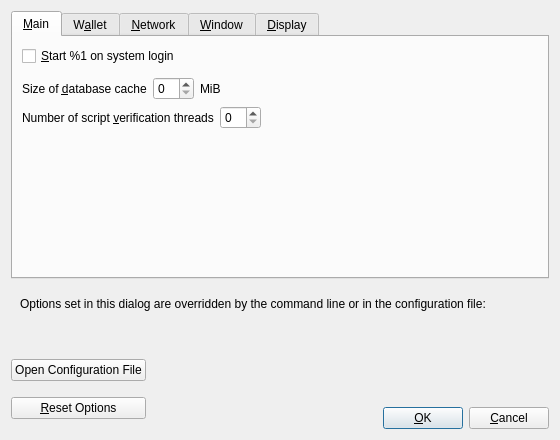
<?xml version="1.0" encoding="UTF-8"?>
<ui version="4.0">
 <class>OptionsDialog</class>
 <widget class="QDialog" name="OptionsDialog">
  <property name="geometry">
   <rect>
    <x>0</x>
    <y>0</y>
    <width>560</width>
    <height>440</height>
   </rect>
  </property>
  <property name="windowTitle">
   <string>Options</string>
  </property>
  <property name="modal">
   <bool>true</bool>
  </property>
  <layout class="QVBoxLayout" name="verticalLayout">
   <item>
    <widget class="QTabWidget" name="tabWidget">
     <property name="currentIndex">
      <number>0</number>
     </property>
     <widget class="QWidget" name="tabMain">
      <attribute name="title">
       <string>&amp;Main</string>
      </attribute>
      <layout class="QVBoxLayout" name="verticalLayout_Main">
       <item>
        <widget class="QCheckBox" name="bitcoinAtStartup">
         <property name="toolTip">
          <string>Automatically start %1 after logging in to the system.</string>
         </property>
         <property name="text">
          <string>&amp;Start %1 on system login</string>
         </property>
        </widget>
       </item>
       <item>
        <spacer name="horizontalSpacer_0_Main">
         <property name="orientation">
          <enum>Qt::Horizontal</enum>
         </property>
         <property name="sizeHint" stdset="0">
          <size>
           <width>40</width>
           <height>5</height>
          </size>
         </property>
        </spacer>
       </item>
       <item>
        <layout class="QHBoxLayout" name="horizontalLayout_2_Main">
         <item>
          <widget class="QLabel" name="databaseCacheLabel">
           <property name="text">
            <string>Size of &amp;database cache</string>
           </property>
           <property name="textFormat">
            <enum>Qt::PlainText</enum>
           </property>
           <property name="buddy">
            <cstring>databaseCache</cstring>
           </property>
          </widget>
         </item>
         <item>
          <widget class="QSpinBox" name="databaseCache"/>
         </item>
         <item>
          <widget class="QLabel" name="databaseCacheUnitLabel">
           <property name="text">
            <string>MiB</string>
           </property>
           <property name="textFormat">
            <enum>Qt::PlainText</enum>
           </property>
          </widget>
         </item>
         <item>
          <spacer name="horizontalSpacer_2_Main">
           <property name="orientation">
            <enum>Qt::Horizontal</enum>
           </property>
           <property name="sizeHint" stdset="0">
            <size>
             <width>40</width>
             <height>20</height>
            </size>
           </property>
          </spacer>
         </item>
        </layout>
       </item>
       <item>
        <layout class="QHBoxLayout" name="horizontalLayout_Main_VerifyLabel">
         <item>
          <widget class="QLabel" name="threadsScriptVerifLabel">
           <property name="text">
            <string>Number of script &amp;verification threads</string>
           </property>
           <property name="textFormat">
            <enum>Qt::PlainText</enum>
           </property>
           <property name="buddy">
            <cstring>threadsScriptVerif</cstring>
           </property>
          </widget>
         </item>
         <item>
          <widget class="QSpinBox" name="threadsScriptVerif">
           <property name="toolTip">
            <string>(0 = auto, &lt;0 = leave that many cores free)</string>
           </property>
          </widget>
         </item>
         <item>
          <spacer name="horizontalSpacer_Main_Threads">
           <property name="orientation">
            <enum>Qt::Horizontal</enum>
           </property>
           <property name="sizeHint" stdset="0">
            <size>
             <width>40</width>
             <height>20</height>
            </size>
           </property>
          </spacer>
         </item>
        </layout>
       </item>
       <item>
        <spacer name="verticalSpacer_Main">
         <property name="orientation">
          <enum>Qt::Vertical</enum>
         </property>
         <property name="sizeHint" stdset="0">
          <size>
           <width>20</width>
           <height>40</height>
          </size>
         </property>
        </spacer>
       </item>
      </layout>
     </widget>
     <widget class="QWidget" name="tabWallet">
      <attribute name="title">
       <string>W&amp;allet</string>
      </attribute>
      <layout class="QVBoxLayout" name="verticalLayout_Wallet">
       <item>
        <widget class="QGroupBox" name="groupBox">
         <property name="title">
          <string>Expert</string>
         </property>
         <layout class="QVBoxLayout" name="verticalLayout_2">
          <item>
           <widget class="QCheckBox" name="coinControlFeatures">
            <property name="toolTip">
             <string>Whether to show coin control features or not.</string>
            </property>
            <property name="text">
             <string>Enable coin &amp;control features</string>
            </property>
           </widget>
          </item>
          <item>
           <widget class="QCheckBox" name="spendZeroConfChange">
            <property name="toolTip">
             <string>If you disable the spending of unconfirmed change, the change from a transaction cannot be used until that transaction has at least one confirmation. This also affects how your balance is computed.</string>
            </property>
            <property name="text">
             <string>&amp;Spend unconfirmed change</string>
            </property>
           </widget>
          </item>
         </layout>
        </widget>
       </item>
       <item>
        <spacer name="verticalSpacer_Wallet">
         <property name="orientation">
          <enum>Qt::Vertical</enum>
         </property>
         <property name="sizeHint" stdset="0">
          <size>
           <width>20</width>
           <height>40</height>
          </size>
         </property>
        </spacer>
       </item>
      </layout>
     </widget>
     <widget class="QWidget" name="tabNetwork">
      <attribute name="title">
       <string>&amp;Network</string>
      </attribute>
      <layout class="QVBoxLayout" name="verticalLayout_Network">
       <item>
        <widget class="QCheckBox" name="mapPortUpnp">
         <property name="toolTip">
          <string>Automatically open the %1 client port on the router. This only works when your router supports UPnP and it is enabled.</string>
         </property>
         <property name="text">
          <string>Map port using &amp;UPnP</string>
         </property>
        </widget>
       </item>
       <item>
        <widget class="QCheckBox" name="allowIncoming">
         <property name="toolTip">
          <string>Accept connections from outside.</string>
         </property>
         <property name="text">
          <string>Allow incomin&amp;g connections</string>
         </property>
        </widget>
       </item>
       <item>
        <widget class="QCheckBox" name="connectSocks">
         <property name="toolTip">
          <string>Connect to the %1 network through a SOCKS5 proxy.</string>
         </property>
         <property name="text">
          <string>&amp;Connect through SOCKS5 proxy (default proxy):</string>
         </property>
        </widget>
       </item>
       <item>
        <layout class="QHBoxLayout" name="horizontalLayout_1_Network">
         <item>
          <widget class="QLabel" name="proxyIpLabel">
           <property name="text">
            <string>Proxy &amp;IP:</string>
           </property>
           <property name="textFormat">
            <enum>Qt::PlainText</enum>
           </property>
           <property name="buddy">
            <cstring>proxyIp</cstring>
           </property>
          </widget>
         </item>
         <item>
          <widget class="QValidatedLineEdit" name="proxyIp">
           <property name="minimumSize">
            <size>
             <width>140</width>
             <height>0</height>
            </size>
           </property>
           <property name="maximumSize">
            <size>
             <width>140</width>
             <height>16777215</height>
            </size>
           </property>
           <property name="toolTip">
            <string>IP address of the proxy (e.g. IPv4: 127.0.0.1 / IPv6: ::1)</string>
           </property>
          </widget>
         </item>
         <item>
          <widget class="QLabel" name="proxyPortLabel">
           <property name="text">
            <string>&amp;Port:</string>
           </property>
           <property name="textFormat">
            <enum>Qt::PlainText</enum>
           </property>
           <property name="buddy">
            <cstring>proxyPort</cstring>
           </property>
          </widget>
         </item>
         <item>
          <widget class="QLineEdit" name="proxyPort">
           <property name="minimumSize">
            <size>
             <width>55</width>
             <height>0</height>
            </size>
           </property>
           <property name="maximumSize">
            <size>
             <width>55</width>
             <height>16777215</height>
            </size>
           </property>
           <property name="toolTip">
            <string>Port of the proxy (e.g. 9050)</string>
           </property>
          </widget>
         </item>
         <item>
          <spacer name="horizontalSpacer_1_Network">
           <property name="orientation">
            <enum>Qt::Horizontal</enum>
           </property>
           <property name="sizeHint" stdset="0">
            <size>
             <width>40</width>
             <height>20</height>
            </size>
           </property>
          </spacer>
         </item>
        </layout>
       </item>
       <item>
        <layout class="QHBoxLayout" name="horizontalLayout_2_Network">
         <item>
          <widget class="QLabel" name="proxyActiveNets">
           <property name="text">
            <string>Used for reaching peers via:</string>
           </property>
           <property name="textFormat">
            <enum>Qt::PlainText</enum>
           </property>
          </widget>
         </item>
         <item>
          <widget class="QCheckBox" name="proxyReachIPv4">
           <property name="enabled">
            <bool>false</bool>
           </property>
           <property name="toolTip">
            <string>Shows if the supplied default SOCKS5 proxy is used to reach peers via this network type.</string>
           </property>
           <property name="text">
            <string/>
           </property>
          </widget>
         </item>
         <item>
          <widget class="QLabel" name="proxyReachIPv4Label">
           <property name="text">
            <string>IPv4</string>
           </property>
           <property name="textFormat">
            <enum>Qt::PlainText</enum>
           </property>
          </widget>
         </item>
         <item>
          <widget class="QCheckBox" name="proxyReachIPv6">
           <property name="enabled">
            <bool>false</bool>
           </property>
           <property name="toolTip">
            <string>Shows if the supplied default SOCKS5 proxy is used to reach peers via this network type.</string>
           </property>
           <property name="text">
            <string/>
           </property>
          </widget>
         </item>
         <item>
          <widget class="QLabel" name="proxyReachIPv6Label">
           <property name="text">
            <string>IPv6</string>
           </property>
           <property name="textFormat">
            <enum>Qt::PlainText</enum>
           </property>
          </widget>
         </item>
         <item>
          <widget class="QCheckBox" name="proxyReachTor">
           <property name="enabled">
            <bool>false</bool>
           </property>
           <property name="toolTip">
            <string>Shows if the supplied default SOCKS5 proxy is used to reach peers via this network type.</string>
           </property>
           <property name="text">
            <string/>
           </property>
          </widget>
         </item>
         <item>
          <widget class="QLabel" name="proxyReachTorLabel">
           <property name="text">
            <string>Tor</string>
           </property>
           <property name="textFormat">
            <enum>Qt::PlainText</enum>
           </property>
          </widget>
         </item>
         <item>
          <spacer name="horizontalSpacer_2_Network">
           <property name="orientation">
            <enum>Qt::Horizontal</enum>
           </property>
           <property name="sizeHint" stdset="0">
            <size>
             <width>40</width>
             <height>20</height>
            </size>
           </property>
          </spacer>
         </item>
        </layout>
       </item>
       <item>
        <widget class="QCheckBox" name="connectSocksTor">
         <property name="toolTip">
          <string>Connect to the %1 network through a separate SOCKS5 proxy for Tor hidden services.</string>
         </property>
         <property name="text">
          <string>Use separate SOCKS&amp;5 proxy to reach peers via Tor hidden services:</string>
         </property>
        </widget>
       </item>
       <item>
        <layout class="QHBoxLayout" name="horizontalLayout_3_Network">
         <item>
          <widget class="QLabel" name="proxyIpTorLabel">
           <property name="text">
            <string>Proxy &amp;IP:</string>
           </property>
           <property name="textFormat">
            <enum>Qt::PlainText</enum>
           </property>
           <property name="buddy">
            <cstring>proxyIpTor</cstring>
           </property>
          </widget>
         </item>
         <item>
          <widget class="QValidatedLineEdit" name="proxyIpTor">
           <property name="minimumSize">
            <size>
             <width>140</width>
             <height>0</height>
            </size>
           </property>
           <property name="maximumSize">
            <size>
             <width>140</width>
             <height>16777215</height>
            </size>
           </property>
           <property name="toolTip">
            <string>IP address of the proxy (e.g. IPv4: 127.0.0.1 / IPv6: ::1)</string>
           </property>
          </widget>
         </item>
         <item>
          <widget class="QLabel" name="proxyPortTorLabel">
           <property name="text">
            <string>&amp;Port:</string>
           </property>
           <property name="textFormat">
            <enum>Qt::PlainText</enum>
           </property>
           <property name="buddy">
            <cstring>proxyPortTor</cstring>
           </property>
          </widget>
         </item>
         <item>
          <widget class="QLineEdit" name="proxyPortTor">
           <property name="minimumSize">
            <size>
             <width>55</width>
             <height>0</height>
            </size>
           </property>
           <property name="maximumSize">
            <size>
             <width>55</width>
             <height>16777215</height>
            </size>
           </property>
           <property name="toolTip">
            <string>Port of the proxy (e.g. 9050)</string>
           </property>
          </widget>
         </item>
         <item>
          <spacer name="horizontalSpacer_4_Network">
           <property name="orientation">
            <enum>Qt::Horizontal</enum>
           </property>
           <property name="sizeHint" stdset="0">
            <size>
             <width>40</width>
             <height>20</height>
            </size>
           </property>
          </spacer>
         </item>
        </layout>
       </item>
       <item>
        <spacer name="verticalSpacer_Network">
         <property name="orientation">
          <enum>Qt::Vertical</enum>
         </property>
         <property name="sizeHint" stdset="0">
          <size>
           <width>20</width>
           <height>40</height>
          </size>
         </property>
        </spacer>
       </item>
      </layout>
     </widget>
     <widget class="QWidget" name="tabWindow">
      <attribute name="title">
       <string>&amp;Window</string>
      </attribute>
      <layout class="QVBoxLayout" name="verticalLayout_Window">
       <item>
        <widget class="QCheckBox" name="hideTrayIcon">
         <property name="toolTip">
          <string>Hide the icon from the system tray.</string>
         </property>
         <property name="text">
          <string>&amp;Hide tray icon</string>
         </property>
        </widget>
       </item>
       <item>
        <widget class="QCheckBox" name="minimizeToTray">
         <property name="toolTip">
          <string>Show only a tray icon after minimizing the window.</string>
         </property>
         <property name="text">
          <string>&amp;Minimize to the tray instead of the taskbar</string>
         </property>
        </widget>
       </item>
       <item>
        <widget class="QCheckBox" name="minimizeOnClose">
         <property name="toolTip">
          <string>Minimize instead of exit the application when the window is closed. When this option is enabled, the application will be closed only after selecting Exit in the menu.</string>
         </property>
         <property name="text">
          <string>M&amp;inimize on close</string>
         </property>
        </widget>
       </item>
       <item>
        <spacer name="verticalSpacer_Window">
         <property name="orientation">
          <enum>Qt::Vertical</enum>
         </property>
         <property name="sizeHint" stdset="0">
          <size>
           <width>20</width>
           <height>40</height>
          </size>
         </property>
        </spacer>
       </item>
      </layout>
     </widget>
     <widget class="QWidget" name="tabDisplay">
      <attribute name="title">
       <string>&amp;Display</string>
      </attribute>
      <layout class="QVBoxLayout" name="verticalLayout_Display">
       <item>
        <layout class="QHBoxLayout" name="horizontalLayout_1_Display">
         <item>
          <widget class="QLabel" name="langLabel">
           <property name="text">
            <string>User Interface &amp;language:</string>
           </property>
           <property name="textFormat">
            <enum>Qt::PlainText</enum>
           </property>
           <property name="buddy">
            <cstring>lang</cstring>
           </property>
          </widget>
         </item>
         <item>
          <widget class="QValueComboBox" name="lang">
           <property name="toolTip">
            <string>The user interface language can be set here. This setting will take effect after restarting %1.</string>
           </property>
          </widget>
         </item>
        </layout>
       </item>
       <item>
        <layout class="QHBoxLayout" name="horizontalLayout_2_Display">
         <item>
          <widget class="QLabel" name="unitLabel">
           <property name="text">
            <string>&amp;Unit to show amounts in:</string>
           </property>
           <property name="textFormat">
            <enum>Qt::PlainText</enum>
           </property>
           <property name="buddy">
            <cstring>unit</cstring>
           </property>
          </widget>
         </item>
         <item>
          <widget class="QValueComboBox" name="unit">
           <property name="toolTip">
            <string>Choose the default subdivision unit to show in the interface and when sending coins.</string>
           </property>
          </widget>
         </item>
        </layout>
       </item>
       <item>
        <widget class="QCheckBox" name="darkMode">
         <property name="toolTip">
          <string>Enable a dark color scheme for the wallet interface. Uncheck to return to light theme. Takes effect immediately.</string>
         </property>
         <property name="text">
          <string>Dark &amp;theme</string>
         </property>
        </widget>
       </item>
       <item>
        <layout class="QHBoxLayout" name="horizontalLayout_3_Display">
         <item>
          <widget class="QLabel" name="thirdPartyTxUrlsLabel">
           <property name="toolTip">
            <string>Third party URLs (e.g. a block explorer) that appear in the transactions tab as context menu items. %s in the URL is replaced by transaction hash. Multiple URLs are separated by vertical bar |.</string>
           </property>
           <property name="text">
            <string>&amp;Third party transaction URLs</string>
           </property>
           <property name="buddy">
            <cstring>thirdPartyTxUrls</cstring>
           </property>
          </widget>
         </item>
         <item>
          <widget class="QLineEdit" name="thirdPartyTxUrls">
           <property name="toolTip">
            <string>Third party URLs (e.g. a block explorer) that appear in the transactions tab as context menu items. %s in the URL is replaced by transaction hash. Multiple URLs are separated by vertical bar |.</string>
           </property>
           <property name="placeholderText">
            <string notr="true">https://example.com/tx/%s</string>
           </property>
          </widget>
         </item>
        </layout>
       </item>
       <item>
        <spacer name="verticalSpacer_Display">
         <property name="orientation">
          <enum>Qt::Vertical</enum>
         </property>
         <property name="sizeHint" stdset="0">
          <size>
           <width>20</width>
           <height>40</height>
          </size>
         </property>
        </spacer>
       </item>
      </layout>
     </widget>
    </widget>
   </item>
   <item>
    <widget class="QFrame" name="frame">
     <layout class="QVBoxLayout" name="verticalLayout_Bottom">
      <item>
       <layout class="QHBoxLayout" name="horizontalLayout_Bottom">
        <item>
         <widget class="QLabel" name="overriddenByCommandLineInfoLabel">
          <property name="text">
           <string>Options set in this dialog are overridden by the command line or in the configuration file:</string>
          </property>
          <property name="textFormat">
           <enum>Qt::PlainText</enum>
          </property>
         </widget>
        </item>
        <item>
         <spacer name="horizontalSpacer_Bottom">
          <property name="orientation">
           <enum>Qt::Horizontal</enum>
          </property>
          <property name="sizeHint" stdset="0">
           <size>
            <width>40</width>
            <height>20</height>
           </size>
          </property>
         </spacer>
        </item>
       </layout>
      </item>
      <item>
       <widget class="QLabel" name="overriddenByCommandLineLabel">
        <property name="text">
         <string/>
        </property>
        <property name="textFormat">
         <enum>Qt::PlainText</enum>
        </property>
        <property name="wordWrap">
         <bool>true</bool>
        </property>
       </widget>
      </item>
     </layout>
    </widget>
   </item>
   <item>
    <layout class="QHBoxLayout" name="horizontalLayout_Buttons">
     <item>
      <layout class="QVBoxLayout" name="verticalLayout_Buttons">
       <item>
        <widget class="QPushButton" name="openBitcoinConfButton">
         <property name="toolTip">
          <string>Open the %1 configuration file from the working directory.</string>
         </property>
         <property name="text">
          <string>Open Configuration File</string>
         </property>
         <property name="autoDefault">
          <bool>false</bool>
         </property>
        </widget>
       </item>
       <item>
        <widget class="QPushButton" name="resetButton">
         <property name="toolTip">
          <string>Reset all client options to default.</string>
         </property>
         <property name="text">
          <string>&amp;Reset Options</string>
         </property>
         <property name="autoDefault">
          <bool>false</bool>
         </property>
        </widget>
       </item>
      </layout>
     </item>
     <item>
      <spacer name="horizontalSpacer_1">
       <property name="orientation">
        <enum>Qt::Horizontal</enum>
       </property>
       <property name="sizeHint" stdset="0">
        <size>
         <width>40</width>
         <height>48</height>
        </size>
       </property>
      </spacer>
     </item>
     <item>
      <widget class="QLabel" name="statusLabel">
       <property name="minimumSize">
        <size>
         <width>200</width>
         <height>0</height>
        </size>
       </property>
       <property name="font">
        <font>
         <weight>75</weight>
         <bold>true</bold>
        </font>
       </property>
       <property name="text">
        <string/>
       </property>
       <property name="textFormat">
        <enum>Qt::PlainText</enum>
       </property>
       <property name="wordWrap">
        <bool>true</bool>
       </property>
      </widget>
     </item>
     <item>
      <spacer name="horizontalSpacer_2">
       <property name="orientation">
        <enum>Qt::Horizontal</enum>
       </property>
       <property name="sizeHint" stdset="0">
        <size>
         <width>40</width>
         <height>48</height>
        </size>
       </property>
      </spacer>
     </item>
     <item>
      <layout class="QVBoxLayout" name="verticalLayout_4">
       <item>
        <spacer name="verticalSpacer">
         <property name="orientation">
          <enum>Qt::Vertical</enum>
         </property>
         <property name="sizeHint" stdset="0">
          <size>
           <width>20</width>
           <height>40</height>
          </size>
         </property>
        </spacer>
       </item>
       <item>
        <layout class="QHBoxLayout" name="horizontalLayout">
         <item>
          <widget class="QPushButton" name="okButton">
           <property name="text">
            <string>&amp;OK</string>
           </property>
           <property name="autoDefault">
            <bool>false</bool>
           </property>
           <property name="default">
            <bool>true</bool>
           </property>
          </widget>
         </item>
         <item>
          <widget class="QPushButton" name="cancelButton">
           <property name="text">
            <string>&amp;Cancel</string>
           </property>
           <property name="autoDefault">
            <bool>false</bool>
           </property>
          </widget>
         </item>
        </layout>
       </item>
      </layout>
     </item>
    </layout>
   </item>
  </layout>
 </widget>
 <customwidgets>
  <customwidget>
   <class>QValidatedLineEdit</class>
   <extends>QLineEdit</extends>
   <header>qt/qvalidatedlineedit.h</header>
  </customwidget>
  <customwidget>
   <class>QValueComboBox</class>
   <extends>QComboBox</extends>
   <header>qt/qvaluecombobox.h</header>
  </customwidget>
 </customwidgets>
 <resources/>
 <connections/>
</ui>
